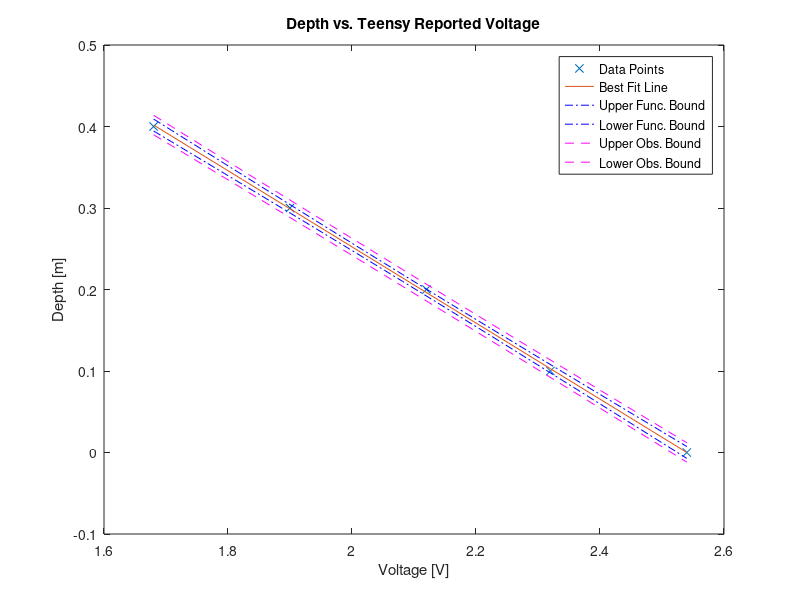

Source code (MATLAB):
%% Author: Team 22
%% Date: 24 Mar 2026
%% Purpose: To add a regression lines and appropriate measures of uncertainty to the pressure vs voltage calibration curve


% We will create x vector as the dept in meters and the output voltage
% measured.
x = [2.54 2.32 2.12 1.9 1.68]; % Voltage [V]
y = [0 0.1 0.2 0.3 0.4]; % Dept [m]

%% The follow code was credited to Prof. Spencer code given in the E80
%% Website
confLev = 0.95; % The confidence level
N = length(y); % The number of data points
xbar = mean(x); 
ybar = mean(y);
Sxx = dot((x-xbar),(x-xbar));
%Sxx = (x-xbar)*transpose(x-xbar);
% beta1 is the estimated best slope of the best-fit line
beta1 = dot((x-xbar),(y-ybar))/Sxx
% beta1 = ((x-xbar)*transpose(y-ybar))/Sxx
% beta0 is the estimated best-fit y-intercept of the best fit line
beta0 = ybar - beta1*xbar
yfit = beta0 + beta1*x;
SSE = dot((y - yfit),(y - yfit)) % Sum of the squared residuals
% SSE = (y - yfit)*transpose(y - yfit) % Sum of the squared residuals
Se = sqrt(SSE/(N-2)) % The Root Mean Square Residual
Sbeta0 = Se*sqrt(1/N + xbar^2/Sxx)
Sbeta1 = Se/sqrt(Sxx)
% tinv defaults to 1-sided test. We need 2-sises, hence:(1-0.5*(1-confLev))
StdT = tinv((1-0.5*(1-confLev)),N-2) % The Student's t factor
lambdaBeta1 = StdT*Sbeta1 % The 1/2 confidence interval on beta1
lambdaBeta0 = StdT*Sbeta0 % The 1/2 confidence interval on beta0
range = max(x) - min(x);
xplot = min(x):range/30:max(x); % Generate array for plotting
yplot = beta0 + beta1*xplot; % Generate array for plotting
Syhat = Se*sqrt(1/N + (xplot - xbar).*(xplot - xbar)/Sxx);
lambdayhat = StdT*Syhat;
Sy = Se*sqrt(1+1/N + (xplot - xbar).*(xplot - xbar)/Sxx);
lambday = StdT*Sy;
figure(1)
plot(x,y,'x')
hold on
plot(xplot,yplot)
plot(xplot,yplot+lambdayhat,'-.b',xplot,yplot-lambdayhat,'-.b')
plot(xplot,yplot+lambday,'--m',xplot,yplot-lambday,'--m')
xlabel('Voltage [V]')
ylabel('Depth [m]')
if beta1 > 0 % Fix this
    location = 'northwest';
else
    location = 'northeast';
end
legend('Data Points','Best Fit Line','Upper Func. Bound',...
    'Lower Func. Bound', 'Upper Obs. Bound', 'Lower Obs. Bound',...
    'Location', location)
title("Depth vs. Teensy Reported Voltage")
hold off
